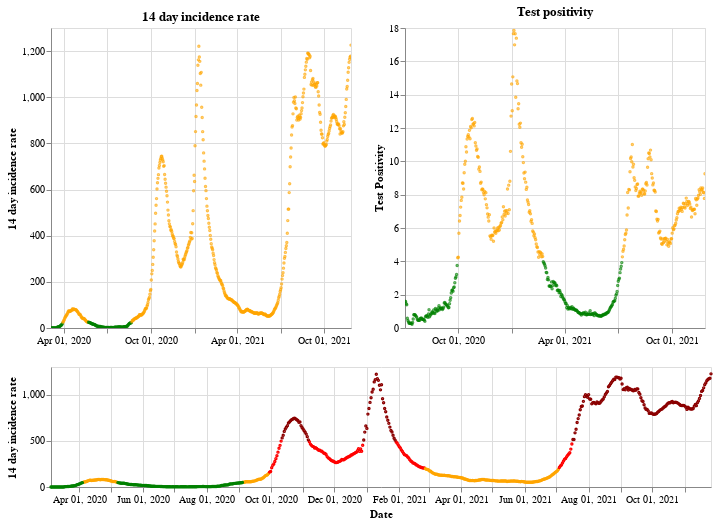

Notebook code for this chart:
### Markdown cell above
## Northern Ireland

### Code cell
plot_traffic_light('Northern Ireland')

### Figure 1 — Vega-Lite specification as saved in the notebook (floating-point values rounded to 4 significant figures; data arrays with more than 128 entries replaced by an {"elided": "..."} marker saying what was removed)
{"config": {"view": {"continuousWidth": 400, "continuousHeight": 300}}, "vconcat": [{"hconcat": [{"mark": {"type": "point", "size": 2}, "encoding": {"color": {"condition": {"value": "green", "test": "(datum.twoWeeklyCasesRate <= 25)"}, "value": "orange"}, "tooltip": [{"type": "nominal", "field": "areaName"}, {"type": "temporal", "field": "date"}, {"type": "quantitative", "field": "twoWeeklyCasesRate"}, {"type": "quantitative", "field": "testPositivity"}], "x": {"type": "temporal", "axis": {"title": ""}, "field": "date", "scale": {"domain": {"selection": "DateBrush"}}, "timeUnit": "yearmonthdate"}, "y": {"type": "quantitative", "axis": {"title": "14 day incidence rate"}, "field": "twoWeeklyCasesRate"}}, "title": "14 day incidence rate", "width": 300}, {"mark": {"type": "point", "size": 2}, "encoding": {"color": {"condition": {"value": "green", "test": "(datum.testPositivity <= 4)"}, "value": "orange"}, "tooltip": [{"type": "nominal", "field": "areaName"}, {"type": "temporal", "field": "date"}, {"type": "quantitative", "field": "twoWeeklyCasesRate"}, {"type": "quantitative", "field": "testPositivity"}], "x": {"type": "temporal", "axis": {"title": ""}, "field": "date", "scale": {"domain": {"selection": "DateBrush"}}, "timeUnit": "yearmonthdate"}, "y": {"type": "quantitative", "axis": {"title": "Test Positivity"}, "field": "testPositivity"}}, "title": "Test positivity", "width": 300}]}, {"layer": [{"mark": {"type": "point", "size": 2}, "encoding": {"color": {"condition": {"value": "orange", "test": "(((datum.testPositivity < 4) && (datum.twoWeeklyCasesRate >= 50)) && (datum.twoWeeklyCasesRate < 200))"}, "value": "red"}, "opacity": {"condition": {"value": 1, "test": "((datum.twoWeeklyCasesRate >= 50) && (datum.twoWeeklyCasesRate < 500))"}, "value": 0}, "tooltip": [{"type": "nominal", "field": "areaName"}, {"type": "temporal", "field": "date"}, {"type": "quantitative", "field": "twoWeeklyCasesRate"}, {"type": "quantitative", "field": "testPositivity"}], "x": {"type": "temporal", "axis": {"title": "Date"}, "field": "date", "timeUnit": "yearmonthdate"}, "y": {"type": "quantitative", "axis": {"title": "14 day incidence rate"}, "field": "twoWeeklyCasesRate"}}, "selection": {"DateBrush": {"type": "interval", "encodings": ["x"], "fields": ["Time"]}}}, {"mark": {"type": "point", "size": 2}, "encoding": {"color": {"value": "darkred"}, "opacity": {"condition": {"value": 1, "test": "(datum.twoWeeklyCasesRate >= 500)"}, "value": 0}, "tooltip": [{"type": "nominal", "field": "areaName"}, {"type": "temporal", "field": "date"}, {"type": "quantitative", "field": "twoWeeklyCasesRate"}, {"type": "quantitative", "field": "testPositivity"}], "x": {"type": "temporal", "axis": {"title": "Date"}, "field": "date", "timeUnit": "yearmonthdate"}, "y": {"type": "quantitative", "axis": {"title": "14 day incidence rate"}, "field": "twoWeeklyCasesRate"}}}, {"mark": {"type": "point", "size": 2}, "encoding": {"color": {"condition": {"value": "green", "test": "((datum.testPositivity < 4) && (datum.twoWeeklyCasesRate < 50))"}, "value": "orange"}, "opacity": {"condition": {"value": 1, "test": "(datum.twoWeeklyCasesRate < 50)"}, "value": 0}, "tooltip": [{"type": "nominal", "field": "areaName"}, {"type": "temporal", "field": "date"}, {"type": "quantitative", "field": "twoWeeklyCasesRate"}, {"type": "quantitative", "field": "testPositivity"}], "x": {"type": "temporal", "axis": {"title": "Date"}, "field": "date", "timeUnit": "yearmonthdate"}, "y": {"type": "quantitative", "axis": {"title": "14 day incidence rate"}, "field": "twoWeeklyCasesRate"}}}], "height": 120, "width": 660}], "data": {"name": "data-f4ee127bcf3bb362ab8be5bd4d47ba1d"}, "$schema": "https://vega.github.io/schema/vega-lite/v4.8.1.json", "datasets": {"data-f4ee127bcf3bb362ab8be5bd4d47ba1d": {"elided": "632 records"}}}
